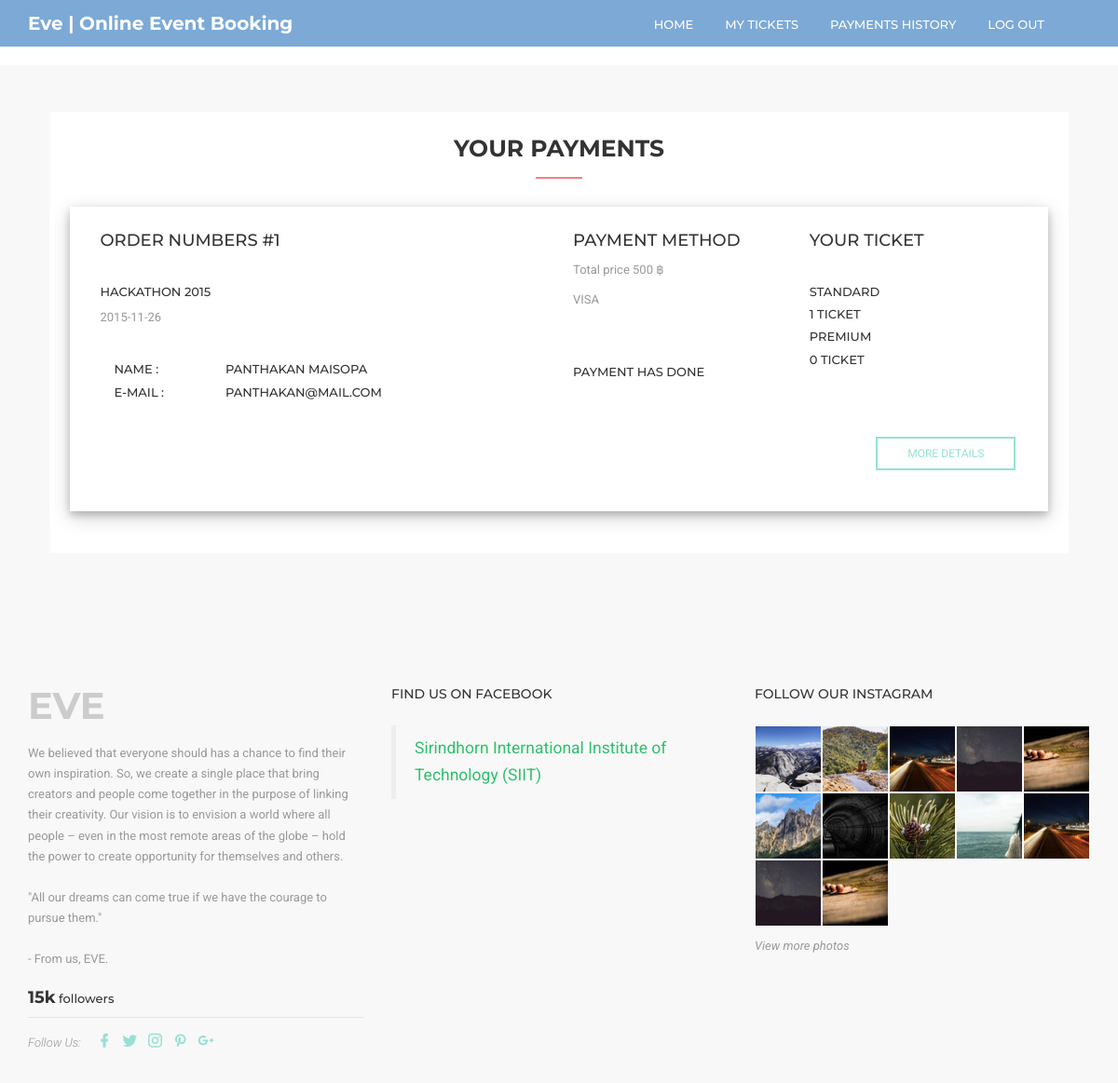
The page /customer_payment.php (signed in) on the database as committed earlier.
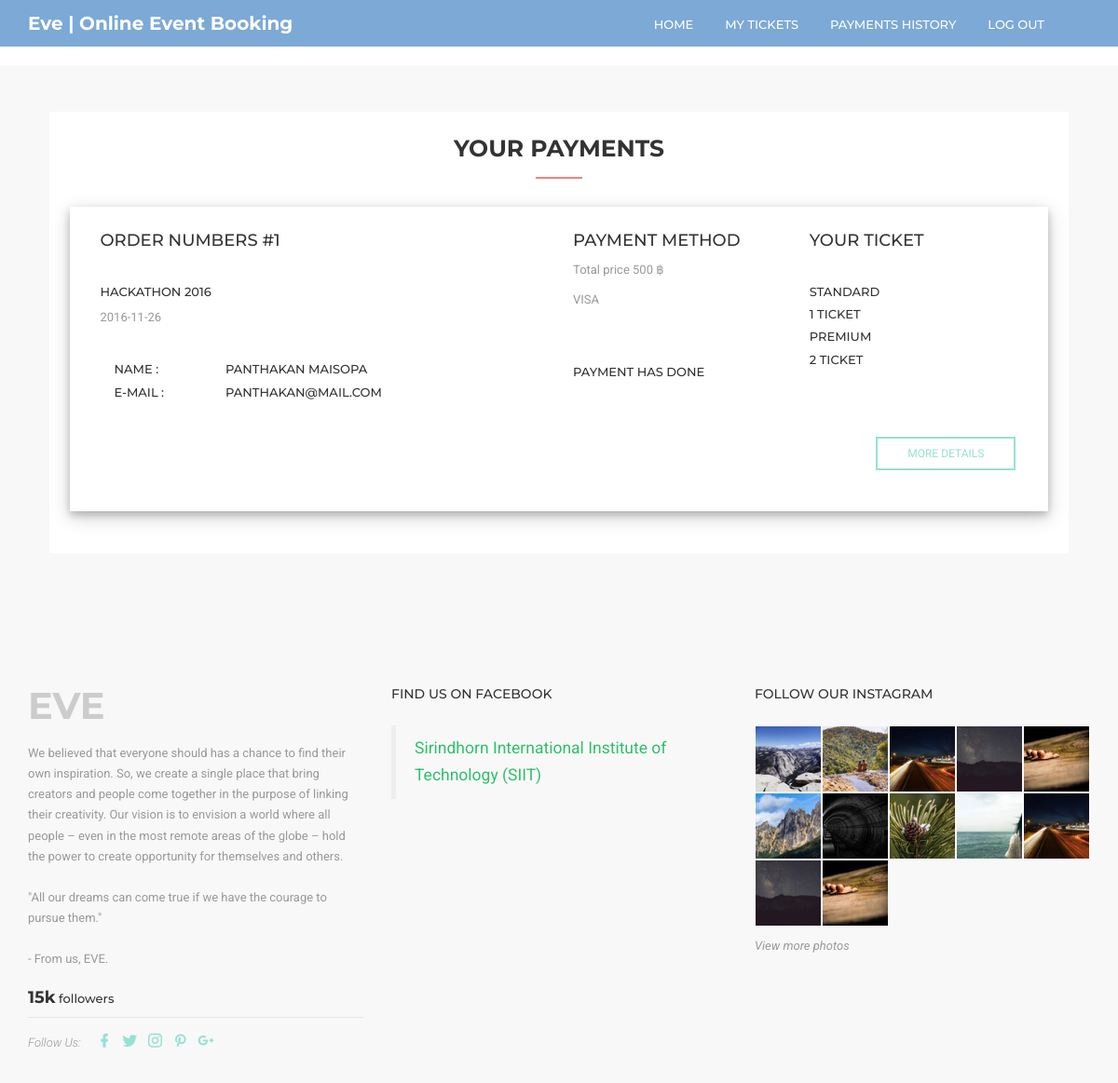
The same page on the database as committed later.
### tables this page shows
CREATE TABLE `ticket` (
  `ticket_ID` int(15) NOT NULL,
  `account_ID` int(15) NOT NULL,
  `payment_ID` int(15) NOT NULL,
  `event_ID` int(15) NOT NULL,
  `ticketType_ID` int(15) NOT NULL,
  `event_dateEnd` date NOT NULL,
  `ticket_status` tinyint(1) NOT NULL DEFAULT '1'
);

CREATE TABLE `event` (
  `event_ID` int(15) NOT NULL,
  `event_name` varchar(250) NOT NULL,
  `event_organizerID` int(15) NOT NULL,
  `event_typeID` int(15) NOT NULL DEFAULT '0',
  `event_location` text NOT NULL,
  `event_dateStart` date NOT NULL,
  `event_dateEnd` date NOT NULL,
  `event_timeStart` time NOT NULL,
  `event_timeEnd` time NOT NULL,
  `event_iconPicture` varchar(1000) DEFAULT 'images/poster/noImage.jpg',
  `event_posterPicture` text,
  `event_detail` longtext NOT NULL,
  `event_createTimeStamp` datetime NOT NULL DEFAULT CURRENT_TIMESTAMP,
  `event_approveStatus` tinyint(1) DEFAULT NULL
);

CREATE TABLE `paymentLog` (
  `payment_ID` int(15) NOT NULL,
  `event_ID` int(15) NOT NULL,
  `payment_money` int(11) NOT NULL,
  `payment_method` text NOT NULL,
  `payment_timeStamp` datetime NOT NULL DEFAULT CURRENT_TIMESTAMP
);

CREATE TABLE `account` (
  `account_ID` int(15) NOT NULL,
  `account_type` varchar(250) NOT NULL,
  `account_email` varchar(250) NOT NULL,
  `account_fname` varchar(250) NOT NULL,
  `account_lname` varchar(250) NOT NULL,
  `account_password` varchar(20) NOT NULL,
  `account_age` int(3) NOT NULL,
  `account_gender` varchar(20) NOT NULL DEFAULT 'Others',
  `account_profilePicture` text,
  `account_createTimeStamp` datetime NOT NULL DEFAULT CURRENT_TIMESTAMP
);

### customer_payment.php (the view, shortened to what the changed rows need)
<?php
require_once('connect.php');
?>
<!DOCTYPE html>
<html lang="en">
<head>
    <link rel="stylesheet" type="text/css" href="css/bootstrap.min2.css"/>
    <link rel="stylesheet" type="text/css" href="css/materialdesignicons.min.css"/>
    <link rel="stylesheet" type="text/css" href="css/jquery.mCustomScrollbar.min.css"/>
    <link rel="stylesheet" type="text/css" href="css/prettyPhoto.css"/>
    <link rel="stylesheet" type="text/css" href="css/unslider.css"/>
    <link rel="stylesheet" type="text/css" href="css/template.css"/>
</head>
<body data-target="#nino-navbar" data-spy="scroll">
<section id="nino-brand">
    <div class="verticalCenter fw">
        <div class="container">
            <div class="detail_ticketbox">
                <?php
                $q = "SELECT * FROM `ticket`,`paymentLog`,`account`,`event` WHERE ticket.payment_ID=paymentLog.payment_ID AND account.account_ID=" . $_SESSION['current_ID'] . " AND paymentLog.event_ID=event.event_ID AND ticket.account_ID=account.account_ID GROUP BY paymentLog.payment_ID";
                $result = $mysqli->query($q);
                while ($row = $result->fetch_array()) {
                    $payid = $row['payment_ID']; ?>
                    <div class="ticketbox">
                        <div class="row">
                            <div class="col-md-6 ">
                                <h4 class="quotet2">Order Numbers #<?php echo $row['payment_ID']; ?></h4><br>
                                <h5 class="date1"><?php echo $row['event_name']; ?></h5>
                                <p class="date1"><?php echo $row['event_dateStart']; ?></p><br>
                                <div class="col-md-3">
                                    <h5 class="quotet2">Name : </h5>
                                    <h5 class="date1">E-mail : </h5>
                                </div>
                                <div class="col-md-9">
                                    <h5 class="date1"><?php echo $row['account_fname'] . " " . $row['account_lname']; ?></h5>
                                    <h5 class="date1"><?php echo $row['account_email']; ?></h5>
                                </div>
                            </div>
                            <div class="col-md-3 ">
                                <h4 class="quotet2">Payment method</h4>
                                <p class="quotet2">Total price <?php echo $row['payment_money']; ?> ฿</p>
                                <p class="quotet2"><?php echo $row['payment_method']; ?></p>
                                <br><br>
                                <h5 class="topic6 ">Payment has done</h5>
                            </div>
                            <div class="col-md-3 ">
                                <?php
                                $q1 = "SELECT * FROM `ticket`,`paymentLog`,`account`,`event`,`ticketType`
                                        WHERE ticket.payment_ID=paymentLog.payment_ID
                                        AND account.account_ID=" . $_SESSION['current_ID'] . "
                                        AND paymentLog.event_ID=event.event_ID
                                        AND ticket.account_ID=account.account_ID
                                        AND ticketType.ticketType_ID=ticket.ticketType_ID
                                        AND paymentLog.payment_ID='$payid'
                                        ORDER BY ticketType.ticketType_name";
                                $result1 = $mysqli->query($q1);
                                $scount = 0;
                                $pcount = 0;
                                while ($row1 = $result1->fetch_array()) {
                                    if ($row1['ticketType_name'] == 'Standard') {
                                        $scount = $scount + 1;
                                    } else {
                                        $pcount = $pcount + 1;
                                    }
                                }
                                ?>
                                <h4 class="quotet2">Your Ticket</h4><br>
                                <h5 class="date1">Standard</h5>
                                <h5 class="date1"><?php echo $scount; ?> Ticket</h5>
                                <h5 class="date1">Premium</h5>
                                <h5 class="date1"><?php echo $pcount; ?> Ticket</h5>
                                <br><br><br>
                                <a href="paymenthistory.php?payID=<?php echo $payid; ?>&&compareMode=off"
                                   class="nino-btnn">More details</a>
                            </div>
                        </div>
                        <br>
                    </div>
                <?php } ?>
            </div>
            <br><br>
        </div>
    </div>
</section>
</body>
</html>

Rows that differ between the two databases and show on the page:
changed ticket "PANTHAKAN": event_ID.event_name "HACKATHON 2015" → "HACKATHON 2016"; event_ID.event_dateStart "2015-11-26" → "2016-11-26"; pcount "0" → "2"
